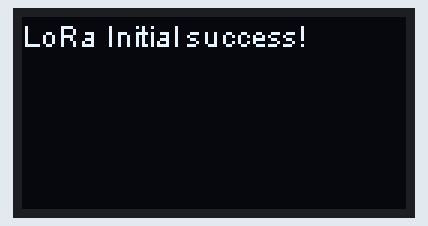
This sketch was run on a simulated ESP32. Shown: 128×64 one-colour display. WiFi joins after 1.5 s; servers stay silent unless stated; the local clock reads 2024-03-15 10:24:30 at power-on unless the sketch sets it; what the sketch prints to the serial monitor is not drawn.

Above: at 0.1 s.
At 0.5 s:
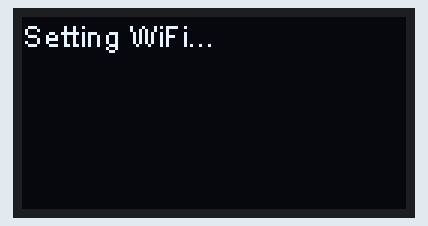
At 2.2 s:
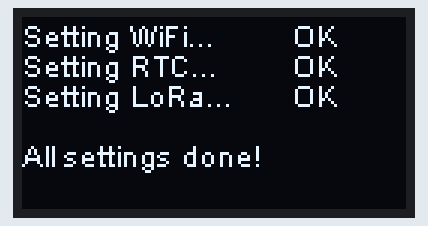

The sketch:

sonda.ino
```cpp
#include "heltec.h"
#include "WiFi.h"
#include "time.h"

#define BAND 915E6

const char * WIFI_SSID = "LIVE TIM_7524_2G";
const char * WIFI_PASS = "kp4c4mct4k";

bool firstLoop = true;

void setupWiFi() {
  WiFi.disconnect(true);
  delay(100);

  Heltec.display->drawString(0, 0, "Setting WiFi...");
  Heltec.display->display();

  WiFi.mode(WIFI_MODE_STA);
  WiFi.setAutoConnect(true);
  WiFi.setAutoReconnect(true);
  WiFi.begin(WIFI_SSID, WIFI_PASS);

  byte count = 0;

  while (WiFi.status() != WL_CONNECTED && count < 10) {
    count++;
    delay(500);
  }

  if (WiFi.status() == WL_CONNECTED) {
    Heltec.display->drawString(90, 0, "OK");
  } else {
    Heltec.display->drawString(90, 0, "Failed");
  }

  Heltec.display->display();
  delay(100);
}

void setupRTC() {
  Heltec.display->drawString(0, 10, "Setting RTC...");
  Heltec.display->display();

  struct tm timeinfo;
  configTime(0, 0, "pool.ntp.org");

  if (!getLocalTime(&timeinfo)) {
    Heltec.display->drawString(90, 10, "Failed");
    Heltec.display->display();
    return;
  }

  setenv("TZ", "<-03>3", 1);
  tzset();

  Heltec.display->drawString(90, 10, "OK");
  Heltec.display->display();
}

void setupLoRa() {
  Heltec.display->drawString(0, 20, "Setting LoRa...");
  Heltec.display->display();

  LoRa.setSpreadingFactor(12);        // Fator de espalhamento
  LoRa.setSignalBandwidth(250E3);     // Largura de banda
  LoRa.setCodingRate4(5);             // Codding rate
  LoRa.setPreambleLength(6);          // Comprimento do preâmbulo
  LoRa.setSyncWord(0x12);             // Palavra de sincronização
  LoRa.crc();

  Heltec.display->drawString(90, 20, "OK");
  Heltec.display->display();
}

void setup() {
  Heltec.begin(true, true, true, true, BAND);

  Heltec.display->clear();
  Heltec.display->setFont(ArialMT_Plain_10);
  Heltec.display->setTextAlignment(TEXT_ALIGN_LEFT);

  setupWiFi();
  setupRTC();
  setupLoRa();
}

void sendData() {
  Serial.println("Enviando leitura...");
  time_t tt = time(NULL);

  LoRa.beginPacket();
  LoRa.printf("Read=145.67;Timestamp=%d", int32_t(tt));
  LoRa.endPacket();
}

void loop() {
  if (firstLoop) {
    Heltec.display->drawString(0, 40, "All settings done! ");
    Heltec.display->display();

    firstLoop = false;
  }

  sendData();
  delay(2000);
}
```

Measured:
- what the display in image 1 shows lasts 1.5 s, from 0.5 s to 2.0 s
